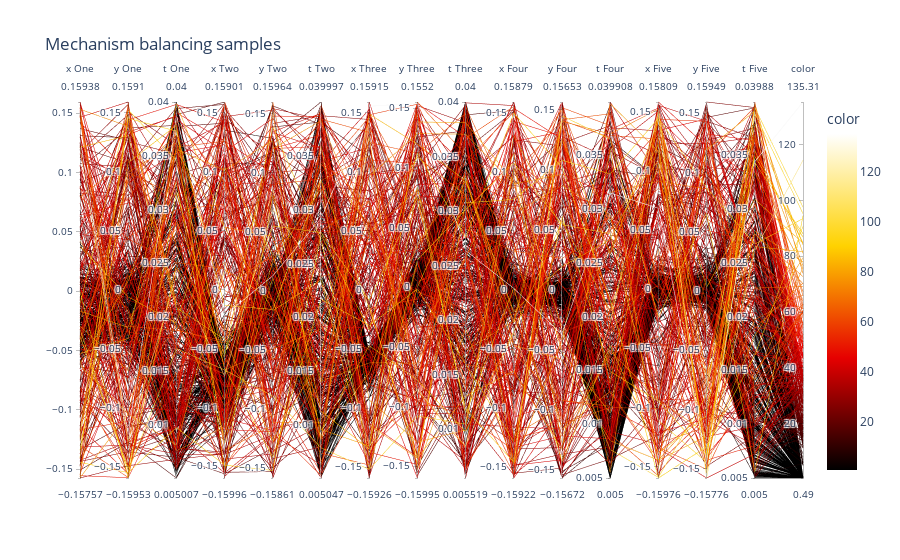

Notebook cell for this chart:
### Code cell
fig = px.parallel_coordinates(samples, title = "Mechanism balancing samples",
                            color = fitness,
                            labels=["x One", "y One", "t One", "x Two", "y Two", "t Two", "x Three", "y Three", "t Three", "x Four", "y Four", "t Four", "x Five", "y Five", "t Five", "Fitness"],
                            color_continuous_scale=px.colors.sequential.Hot)
fig.show()

### Figure 1 — Plotly figure (JSON) as saved in the notebook; plotly's stock layout.template omitted (floating-point values rounded to 4 significant figures; data arrays with more than 128 entries replaced by an {"elided": "..."} marker saying what was removed)
{"data": [{"dimensions": [{"label": "x One", "values": {"elided": "500 float values"}}, {"label": "y One", "values": {"elided": "500 float values"}}, {"label": "t One", "values": {"elided": "500 float values"}}, {"label": "x Two", "values": {"elided": "500 float values"}}, {"label": "y Two", "values": {"elided": "500 float values"}}, {"label": "t Two", "values": {"elided": "500 float values"}}, {"label": "x Three", "values": {"elided": "500 float values"}}, {"label": "y Three", "values": {"elided": "500 float values"}}, {"label": "t Three", "values": {"elided": "500 float values"}}, {"label": "x Four", "values": {"elided": "500 float values"}}, {"label": "y Four", "values": {"elided": "500 float values"}}, {"label": "t Four", "values": {"elided": "500 float values"}}, {"label": "x Five", "values": {"elided": "500 float values"}}, {"label": "y Five", "values": {"elided": "500 float values"}}, {"label": "t Five", "values": {"elided": "500 float values"}}, {"label": "color", "values": {"elided": "500 float values"}}], "domain": {"x": [0, 1], "y": [0, 1]}, "line": {"color": {"elided": "500 float values"}, "coloraxis": "coloraxis"}, "name": "", "type": "parcoords"}], "layout": {"coloraxis": {"colorbar": {"title": {"text": "color"}}, "colorscale": [[0, "rgb(0,0,0)"], [0.3333, "rgb(230,0,0)"], [0.6667, "rgb(255,210,0)"], [1, "rgb(255,255,255)"]]}, "legend": {"tracegroupgap": 0}, "title": {"text": "Mechanism balancing samples"}}}
